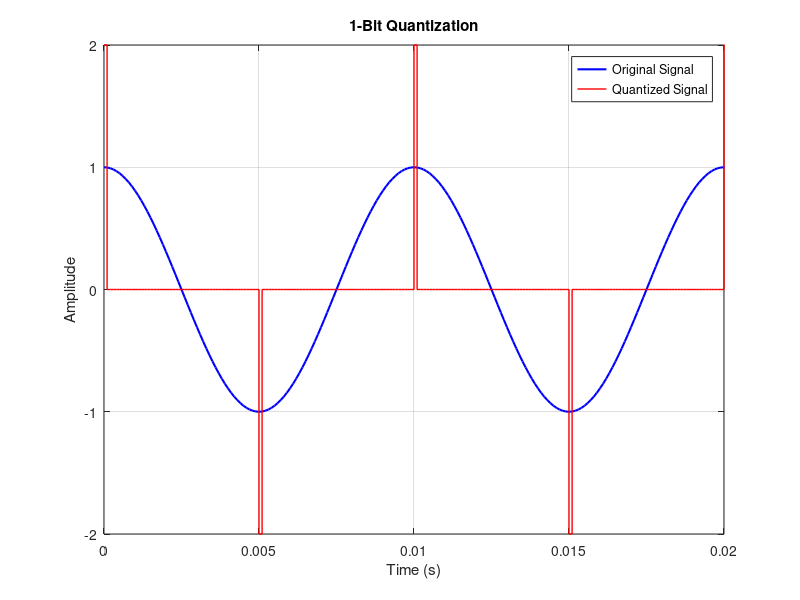
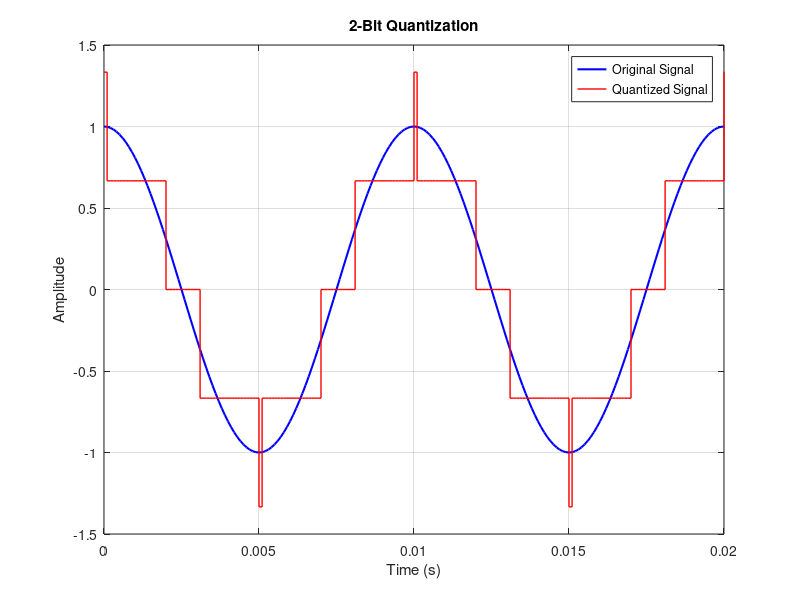
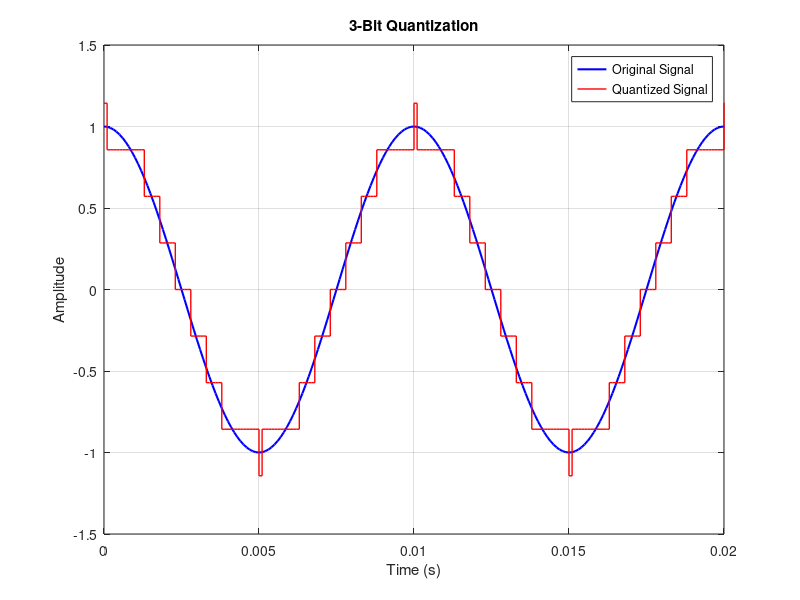
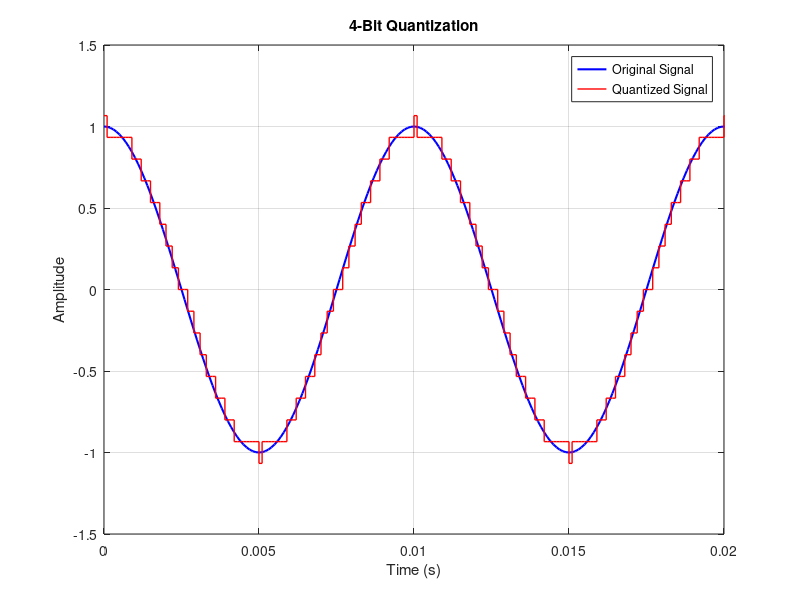

Write the MATLAB code that produced these figures, in order.
clc;
clear;
close all;

% Signal parameters
signalFrequency = 100;
samplingFrequency = 10000;

samplingTime = 1 / samplingFrequency;
timeVector = 0:samplingTime:1;

% Generate cosine signal
inputSignal = cos(2 * pi * signalFrequency * timeVector);

% Quantization for 1-bit through 8-bit
for bitDepth = 1:8

    % Number of quantization levels
    quantizationLevels = 2^bitDepth;

    % Quantization interval
    quantizationStep = 2 / (quantizationLevels - 1);

    % Quantize the input signal
    quantizedSignal = quantizationStep * ...
                      round(inputSignal / quantizationStep);

    % Create a separate figure for each bit depth
    figure;

    plot(timeVector, inputSignal, 'b', 'LineWidth', 1.5);
    hold on;

    stairs(timeVector, quantizedSignal, 'r', 'LineWidth', 1);

    grid on;
    xlim([0 0.02]);

    title(sprintf('%d-Bit Quantization', bitDepth));
    xlabel('Time (s)');
    ylabel('Amplitude');

    legend('Original Signal', 'Quantized Signal', ...
           'Location', 'best');
end
